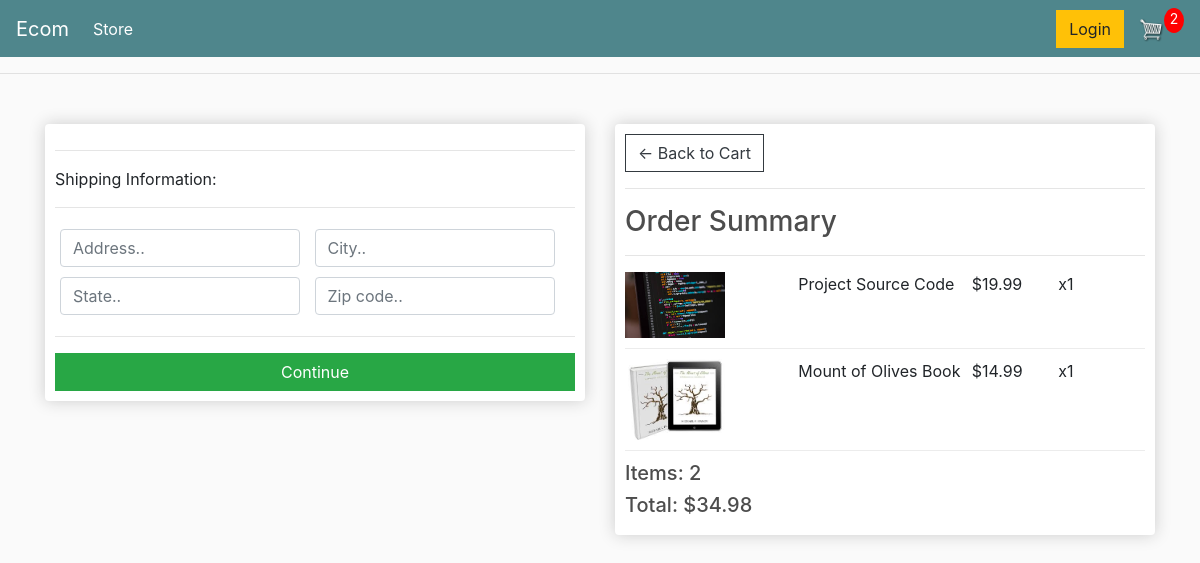
Screenshot of /checkout/ (signed in) with the database file from the repository.
### store/models.py (models this page shows, shortened)
class OrderItem(models.Model):
    product=models.ForeignKey(Product,on_delete=models.SET_NULL,blank=True,null=True)
    order=models.ForeignKey(Order,on_delete=models.SET_NULL,blank=True,null=True)
    quantity=models.IntegerField(default=0,blank=True,null=True)
    date_added=models.DateTimeField(auto_now_add=True)
    @property
    def get_total(self):
        total=self.product.price*self.quantity
        return total

class Product(models.Model):
    name=models.CharField(max_length=200,null=True)
    price=models.DecimalField(max_digits=7,decimal_places=2)
    digital=models.BooleanField(default=False,null=True,blank=False)
    image=models.ImageField(null=True,blank=True)
    @property
    def imageURL(self):
        try:
            url = self.image.url
        except:
            url =''
        return url

class Order(models.Model):
    customer = models.ForeignKey(Customer,on_delete=models.SET_NULL,blank=True,null=True) #Customer can have multiple orders
    date_ordered = models.DateTimeField(auto_now_add=True)
    complete = models.BooleanField(default=False,blank=False,null=True)
    transaction_id = models.CharField(max_length=200,null=True)
    @property
    def shipping(self):
        shipping=False
        orderitems=self.orderitem_set.all()
        for i in orderitems:
            if i.product.digital==False:
                shipping=True
        return shipping
    @property
    def get_cart_total(self):
        orderitems=self.orderitem_set.all()
        total=sum([item.get_total for item in orderitems])
        return total
    @property
    def get_cart_items(self):
        orderitems=self.orderitem_set.all()
        total=sum([item.quantity for item in orderitems])
        return total

### store/views.py (the view)
# urls.py: path('checkout/',views.checkout,name='checkout'),
def checkout(request):
    data=cartData(request)
    cartitems=data['cartitems']
    items=data['items']
    order=data['order']
    context={'items':items,'order':order,'cartitems':cartitems,'shipping':False}
    return render(request,"store/checkout.html",context)

### store/utils.py (called while the page is built)
def cartData(request):
    if request.user.is_authenticated:
        customer=request.user.customer
        order, created=Order.objects.get_or_create(customer=customer,complete=False)
        items=order.orderitem_set.all()
        cartitems=order.get_cart_items
    else:
        cookieData=cookieCart(request)
        cartitems=cookieData['cartitems']
        items=cookieData['items']
        order=cookieData['order']
    return {'cartitems':cartitems,'order':order,'items':items
    }

### store/templates/store/checkout.html (shortened to what this page needs)
{% extends 'store/main.html' %}
{% load static %}
{% block content %}
<div class="row">
	<div class="col-lg-6">
		<div class="box-element" id="form-wrapper">
			<form id="form">
	<div id="shipping-info">
		<hr>
		<p>Shipping Information:</p>
		<hr>
		<div class="form-field">
			<input class="form-control" type="text" name="address" placeholder="Address..">
		</div>
		<div class="form-field">
			<input class="form-control" type="text" name="city" placeholder="City..">
		</div>
		<div class="form-field">
			<input class="form-control" type="text" name="state" placeholder="State..">
		</div>
		<div class="form-field">
			<input class="form-control" type="text" name="zipcode" placeholder="Zip code..">
		</div>
	</div>
	<hr>
	<input id="form-button" class="btn btn-success btn-block" type="submit" value="Continue">
</form>
		</div>
		<br>
	</div>
	<div class="col-lg-6">
		<div class="box-element">
	<a  class="btn btn-outline-dark" href="{% url 'cart' %}">&#x2190; Back to Cart</a>
	<hr>
	<h3>Order Summary</h3>
	<hr>
	{% for item in items %}
	<div class="cart-row">
		<div style="flex:2"><img class="row-image" src="{{item.product.imageURL}}"></div>
		<div style="flex:2"><p>{{item.product.name}}</p></div>
		<div style="flex:1"><p>${{item.product.price|floatformat:2}}</p></div>
		<div style="flex:1"><p>x{{item.quantity}}</p></div>
	</div>
		{% endfor %}
		<h5>Items: {{order.get_cart_items}}</h5>
		<h5>Total:   ${{order.get_cart_total|floatformat:2}}</h5>
	</div>
	</div>
</div>
{% endblock content %}

### static/css/main.css (style rules this page uses)
body { background-color: hsl(0, 0%, 98%); }
h1,h2,h3,h4,h5,h6 { color:hsl(0, 0%, 30%); }
.box-element { box-shadow:hsl(0, 0%, 80%) 0 0 16px; background-color: #fff; border-radius: 4px; padding: 10px; }
.col-lg-4, .col-lg-6, .col-lg-8, .col-lg-12 { margin-top: 10px; }
.btn { border-radius: 0; }
.row-image { width: 100px; }
.form-field { width:250px; display: inline-block; padding: 5px; }
.cart-row { display: flex; align-items: flex-stretch; padding-bottom: 10px; margin-bottom: 10px; border-bottom: 1px solid #ececec; }

### rows the page displays
OrderItem: product.imageURL (picture), product.name "Project Source Code", product.price "19.99", quantity "1"
OrderItem: product.imageURL (picture), product.name "Mount of Olives Book", product.price "14.99", quantity "1"
Order: get_cart_items "2", get_cart_total "34.98"

### other values shown
{{ cartitems }} "2"
